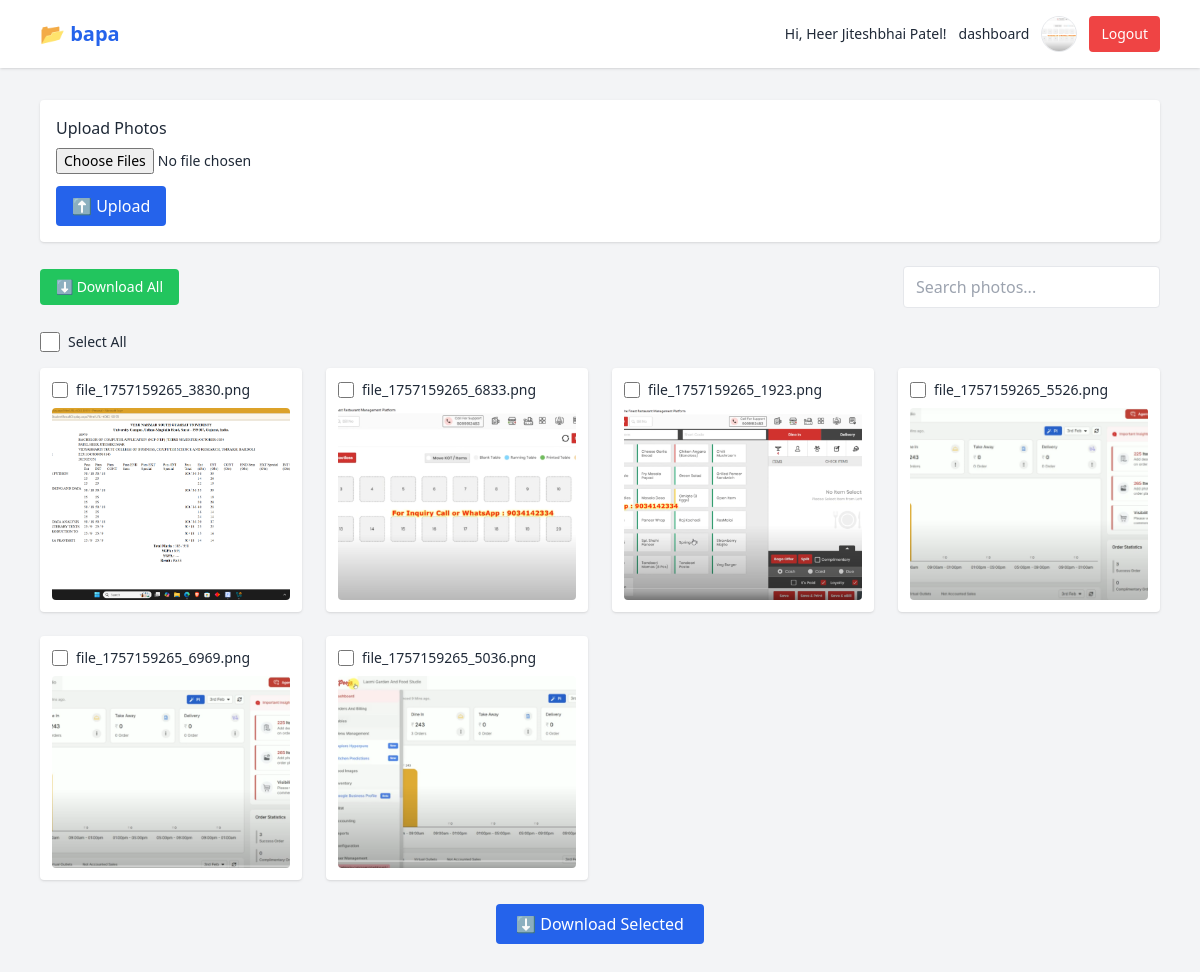
The app's page /user/folder.php?id=1 (signed in) with its own data.
### tables this page shows
CREATE TABLE `folders` (
  `id` int(11) NOT NULL,
  `user_id` int(11) NOT NULL,
  `folder_name` varchar(255) NOT NULL,
  `folder_path` varchar(500) NOT NULL,
  `created_at` timestamp NOT NULL DEFAULT current_timestamp()
);

CREATE TABLE `users` (
  `id` int(11) NOT NULL,
  `name` varchar(100) NOT NULL,
  `email` varchar(100) NOT NULL,
  `password` varchar(255) NOT NULL,
  `created_at` datetime DEFAULT current_timestamp(),
  `profile_photo` varchar(255) DEFAULT NULL,
  `is_banned` tinyint(1) DEFAULT 0
);

CREATE TABLE `photos` (
  `id` int(11) NOT NULL,
  `user_id` int(11) NOT NULL,
  `filename` varchar(255) NOT NULL,
  `file_type` enum('image','video') NOT NULL,
  `uploaded_at` datetime DEFAULT current_timestamp(),
  `folder_id` int(11) DEFAULT NULL
);

### user/folder.php (the view, shortened to what this page needs)
<?php
include '../config/db.php';
$user_id = $_SESSION['user_id'];
$folder_id = intval($_GET['id'] ?? 0);
$stmt = $pdo->prepare("SELECT * FROM folders WHERE id = ? AND user_id = ?");
$stmt->execute([$folder_id, $user_id]);
$folder = $stmt->fetch();
$folder_name = $folder['folder_name'];
$folder_path = $folder['folder_path'];
$stmt = $pdo->prepare("SELECT * FROM photos WHERE user_id = ? AND folder_id = ? ORDER BY uploaded_at DESC");
$stmt->execute([$user_id, $folder_id]);
$photos = $stmt->fetchAll();
$stmt = $pdo->prepare("SELECT name, profile_photo FROM users WHERE id = ?");
$stmt->execute([$user_id]);
$user = $stmt->fetch();
$user_name = $user['name'];
$avatar = $user['profile_photo'];
$avatar_path = $avatar ? "../uploads/avatars/" . htmlspecialchars($avatar) : "../uploads/avatars/default.webp";
?>
<!DOCTYPE html>
<html lang="en">
<head>
  <script src="https://cdn.tailwindcss.com"></script>
</head>
<body class="bg-gray-100 dark:bg-gray-900 text-gray-800 dark:text-gray-200 min-h-screen">
<header class="bg-white dark:bg-gray-800 shadow sticky top-0 z-50">
  <div class="max-w-6xl mx-auto px-4 py-4 flex items-center justify-between">
    <h1 class="text-xl font-bold text-blue-600 dark:text-blue-400">📂 <?= htmlspecialchars($folder_name) ?></h1>
    <div class="flex items-center gap-3">
      <span class="hidden sm:block text-sm">Hi, <?= htmlspecialchars($user_name) ?>!</span>
      <a href="user_dashboard.php" class="text-sm font-medium">dashboard</a>
      <a href="./profile.php"><img src="<?= $avatar_path ?>" class="w-9 h-9 rounded-full border object-cover"></a>
      <a href="../auth/logout.php" class="bg-red-500 text-white px-3 py-2 rounded hover:bg-red-600 text-sm">Logout</a>
    </div>
  </div>
</header>
<section class="max-w-6xl mx-auto px-4 py-8">
  <form method="POST" enctype="multipart/form-data" class="mb-6 bg-white dark:bg-gray-800 p-4 rounded shadow">
    <label class="block font-medium mb-2">Upload Photos</label>
    <input type="file" name="photos[]" multiple required class="w-full mb-3 text-sm dark:bg-gray-700 dark:text-white" />
    <button type="submit" class="bg-blue-600 text-white px-4 py-2 rounded hover:bg-blue-700">⬆ Upload</button>
  </form>
  <div class="flex items-center justify-between mb-6">
    <a href="download_zip.php?folder_id=<?= $folder_id ?>"
       class="bg-green-500 text-white px-4 py-2 rounded hover:bg-green-600 text-sm">⬇ Download All</a>
    <input type="text" id="searchInput" placeholder="Search photos..."
           class="px-3 py-2 rounded border dark:bg-gray-700 dark:border-gray-600 dark:text-white">
  </div>
  <?php if (!$photos): ?>
    <div class="bg-yellow-100 text-yellow-800 p-4 rounded">No photos in this folder yet.</div>
  <?php else: ?>
    <form method="POST" action="download_selected.php">
      <div class="flex items-center space-x-2 mb-4">
        <input type="checkbox" id="selectAll" class="h-5 w-5 text-blue-600">
        <label for="selectAll" class="text-sm font-medium">Select All</label>
      </div>
      <div id="photoGrid" class="grid grid-cols-1 sm:grid-cols-2 md:grid-cols-3 lg:grid-cols-4 gap-6">
        <?php foreach ($photos as $photo):
          $path = $folder_path . "/" . $photo['filename']; ?>
          <div class="bg-white dark:bg-gray-800 p-3 rounded shadow hover:shadow-md transition photo-card"
               data-name="<?= htmlspecialchars($photo['filename']) ?>">
            <label class="flex items-center space-x-2 mb-2">
              <input type="checkbox" name="selected_photos[]" value="<?= htmlspecialchars($photo['filename']) ?>" class="h-4 w-4 text-blue-600">
              <span class="text-sm truncate"><?= htmlspecialchars($photo['filename']) ?></span>
            </label>
            <img src="<?= htmlspecialchars($path) ?>" alt="Photo"
                 class="w-full h-48 object-cover rounded cursor-pointer open-lightbox"
                 data-full="<?= htmlspecialchars($path) ?>" />
          </div>
        <?php endforeach; ?>
      </div>
      <div class="mt-6 text-center">
        <button type="submit" class="bg-blue-600 text-white px-5 py-2 rounded hover:bg-blue-700">⬇ Download Selected</button>
      </div>
    </form>
  <?php endif; ?>
</section>
</body>
</html>

### records on screen
folders: folder_name "bapa"
users: name "Heer Jiteshbhai Patel", profile_photo (picture)
photos: filename "file_1757159265_3830.png", folder+filename (picture)
photos: filename "file_1757159265_6833.png", folder+filename (picture)
photos: filename "file_1757159265_1923.png", folder+filename (picture)
photos: filename "file_1757159265_5526.png", folder+filename (picture)
photos: filename "file_1757159265_6969.png", folder+filename (picture)
photos: filename "file_1757159265_5036.png", folder+filename (picture)
